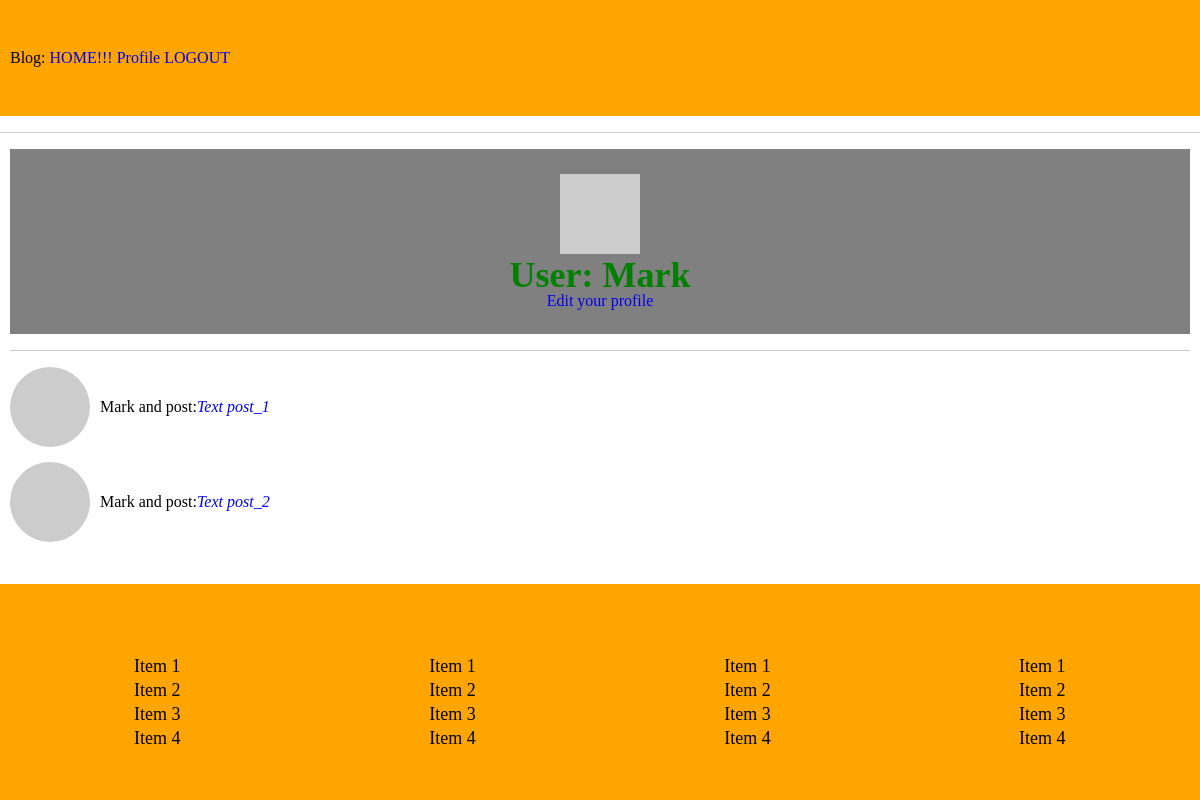
The app's page /user/Mark (signed in), older data.
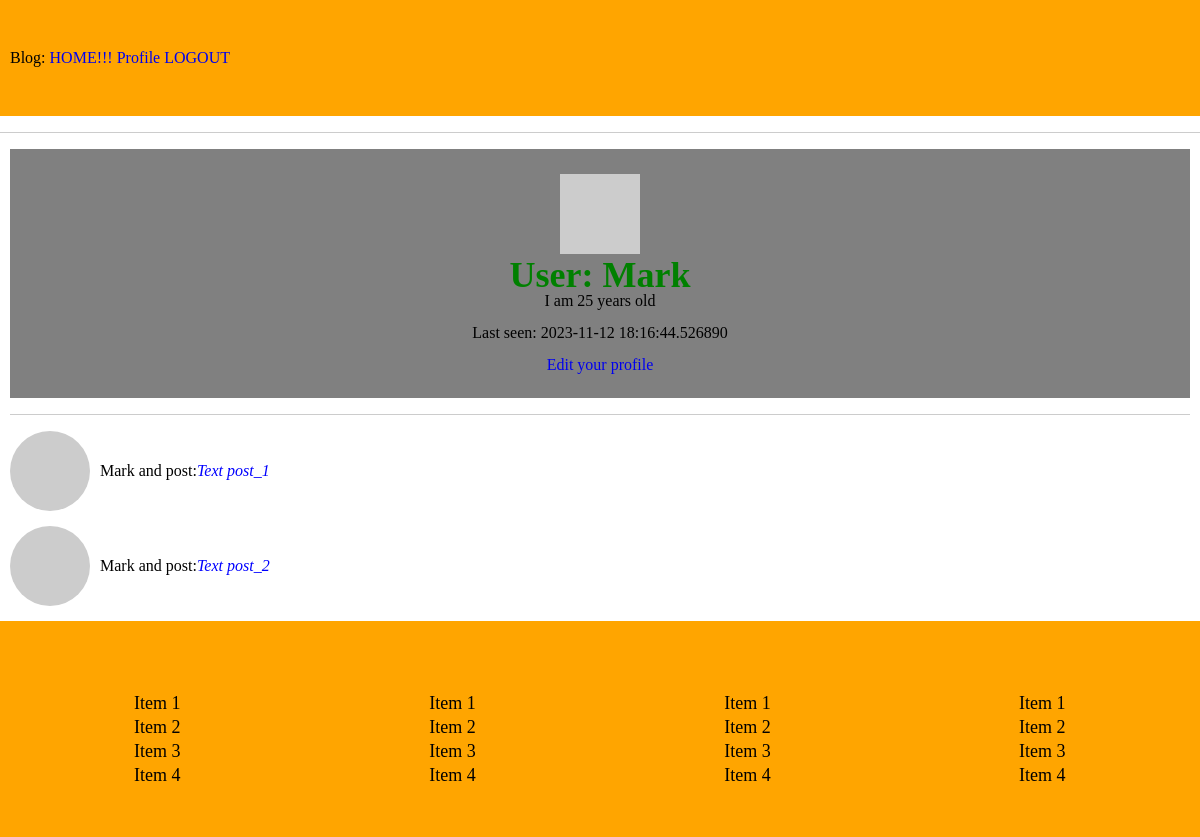
The same page, newer data.
### apps/models.py (models this page shows, shortened)
class User(UserMixin, db.Model):
    id = db.Column(db.Integer, primary_key=True)
    username = db.Column(db.String(55), index=True, unique=True)
    email = db.Column(db.String(120), index=True, unique=True)
    password_hash = db.Column(db.String(130))
    posts = db.relationship('Post', backref='author', lazy='dynamic')
    about_me = db.Column(db.String(150))
    last_seen = db.Column(db.DateTime, default=datetime.utcnow)
    def avatar(self, size):
        digest = md5(self.email.lower().encode('utf-8')).hexdigest()
        return 'https://www.gravatar.com/avatar/{}?d=identicon&s={}'.format(digest, size)

### apps/routes.py (the view)
@app.route('/user/<username>')
@login_required
def user(username):
    user = User.query.filter_by(username=username).first_or_404()
    posts = [
        {'author': user, 'body': "Text post_1"},
        {'author': user, 'body': "Text post_2"}
    ]
    return render_template('user.html', user=user, posts=posts)

### apps/models.py (called while the page is built)
@login.user_loader
def load_user(id):
    return User.query.get(int(id))

### apps/routes.py (called while the page is built)
@app.before_request
def before_request():
    if current_user.is_authenticated:
        current_user.last_seen = datetime.utcnow()
        print(datetime.utcnow())
        db.session.commit()

### apps/templates/user.html
{% extends "base.html" %}
{% block content %}
    <div class="profile">
        <img src="{{user.avatar(100)}}" alt="avatar_user">
        <h1 style="color: green; font-size: 36px;">User: {{user.username}}</h1>
        {% if  user.about_me %}
            <p>{{user.about_me}}</p> <br>
        {% endif %}
        {% if  user.last_seen %}
            <p>Last seen: {{user.last_seen}}</p> <br>
        {% endif %}
        {% if user == current_user %}
        <p><a href="{{url_for('edit_profile')}}">Edit your profile</a></p>
        {% endif %}
    </div>
    <hr>
    {% for post in posts %}
        {% include '_post.html' %}
    {% endfor %}
{% endblock %}

### apps/templates/base.html (shortened to what this page needs)
<!DOCTYPE html>
<html lang="en">
<head>
    <link rel="stylesheet" href="{{ url_for('static', filename='css/reset.css') }}">
    <link rel="stylesheet" href="https://cdnjs.cloudflare.com/ajax/libs/animate.css/4.1.1/animate.min.css"/>
    <link rel="stylesheet" href="{{ url_for('static', filename='css/style.css') }}">
</head>
<body>
    <header class="header">
        <nav class="container">
            Blog: <a class="animate__animated animate__backInDown" href="{{url_for('index')}}">HOME!!!</a>
            {% if current_user.is_anonymous %}
                <a href="{{url_for('login')}}">LOGIN</a>
            {% else %}
                <a href="{{url_for('user', username=current_user.username)}}">Profile</a>
                <a href="{{url_for('logout')}}">LOGOUT</a>
            {% endif %}
        </nav>
    </header>
    <hr>
    <main class="main">
        <div class="container">
            {% block content %}
            {% endblock %}
        </div>
    </main>
    <footer class="footer">
        <div class="container">
        <div class="footer__inner">
            <ul class="footer__list animate__animated animate__bounce">
                <li class="footer__list-item">Item 1</li>
                <li class="footer__list-item">Item 2</li>
                <li class="footer__list-item">Item 3</li>
                <li class="footer__list-item">Item 4</li>
            </ul>
            <ul class="footer__list">
                <li class="footer__list-item ">Item 1</li>
                <li class="footer__list-item">Item 2</li>
                <li class="footer__list-item">Item 3</li>
                <li class="footer__list-item">Item 4</li>
            </ul>
            <ul class="footer__list">
                <li class="footer__list-item">Item 1</li>
                <li class="footer__list-item">Item 2</li>
                <li class="footer__list-item">Item 3</li>
                <li class="footer__list-item">Item 4</li>
            </ul>
            <ul class="footer__list animate__animated animate__backInDown">
                <li class="footer__list-item ">Item 1</li>
                <li class="footer__list-item">Item 2</li>
                <li class="footer__list-item">Item 3</li>
                <li class="footer__list-item">Item 4</li>
            </ul>
        </div>
        </div>
    </footer>
</body>
</html>

### apps/templates/_post.html
<div class="user__posts">
    <img class="user__posts-img"  src="{{post.author.avatar(40) }}" alt="avatar_post">
    {{ post.author.username }} and post: <i style="color: blue;">{{ post.body }}</i>
</div>

### apps/static/css/style.css (style rules this page uses)
body,html { height: 100%; }
body { display: flex; flex-direction: column; }
.main { flex-grow: 1; }
.container { max-width: 1200px; margin: 0 auto; padding: 0 10px; }
.header { padding: 50px 0px 50px; background-color: orange; }
.footer { padding: 70px 0px 50px; background-color: orange; font-size: 18px; line-height: 24px; }
.footer__inner { display: flex; justify-content: space-around; align-items: center; }
.profile { background-color: grey; text-align:center; padding: 25px; }
.user__posts { display: block; margin-bottom: 15px; display: flex; align-items: center; }
.user__posts-img { border-radius: 50%; margin-right: 10px; }

Row changes from the older to the newer data that the page shows:
changed User "Mark": about_me (not shown) → "I am 25 years old"; last_seen (not shown) → "2023-11-12 18:16:44.526890"
Text that changed along with them:
text now shown: "Last seen:"
